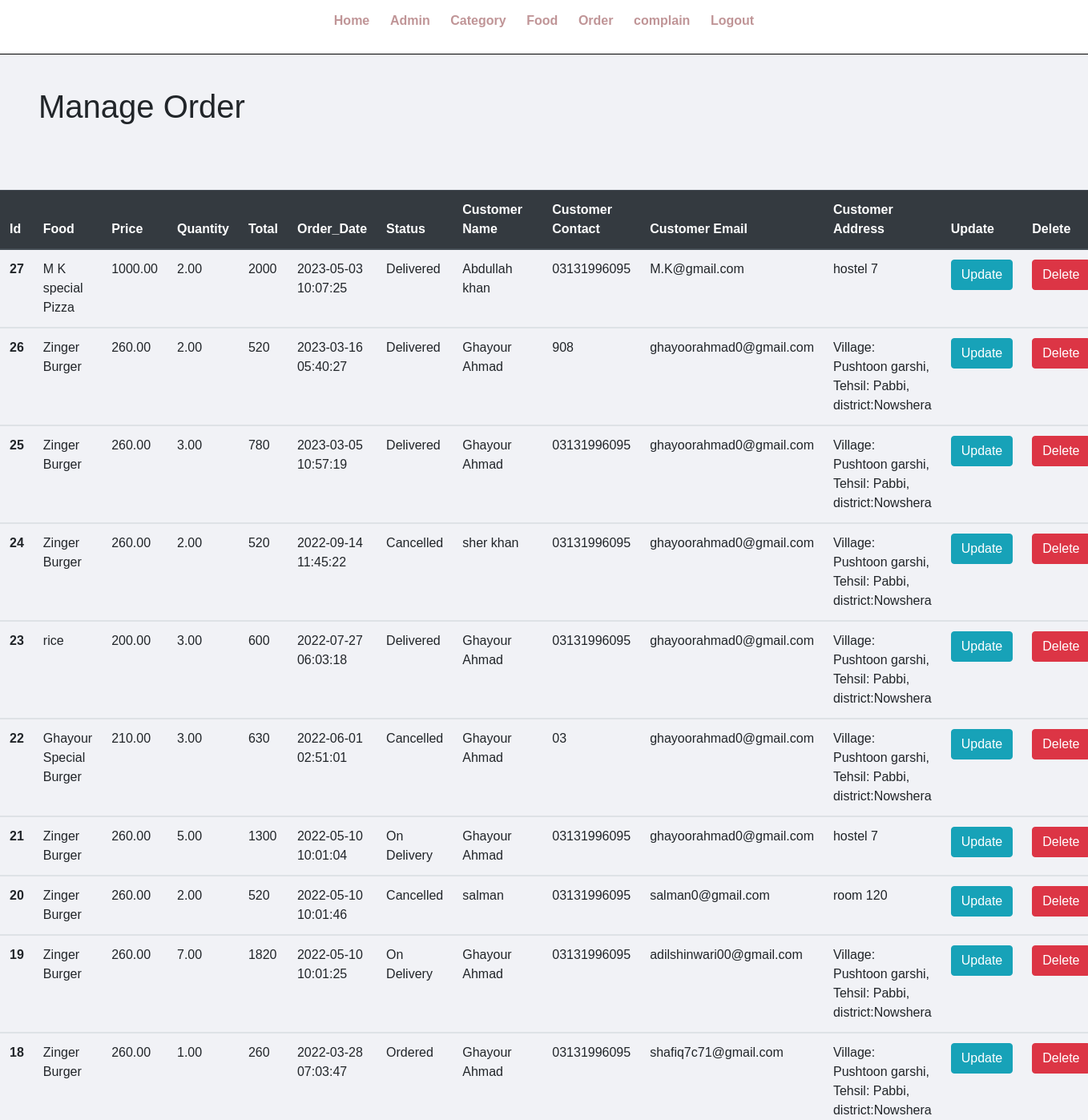
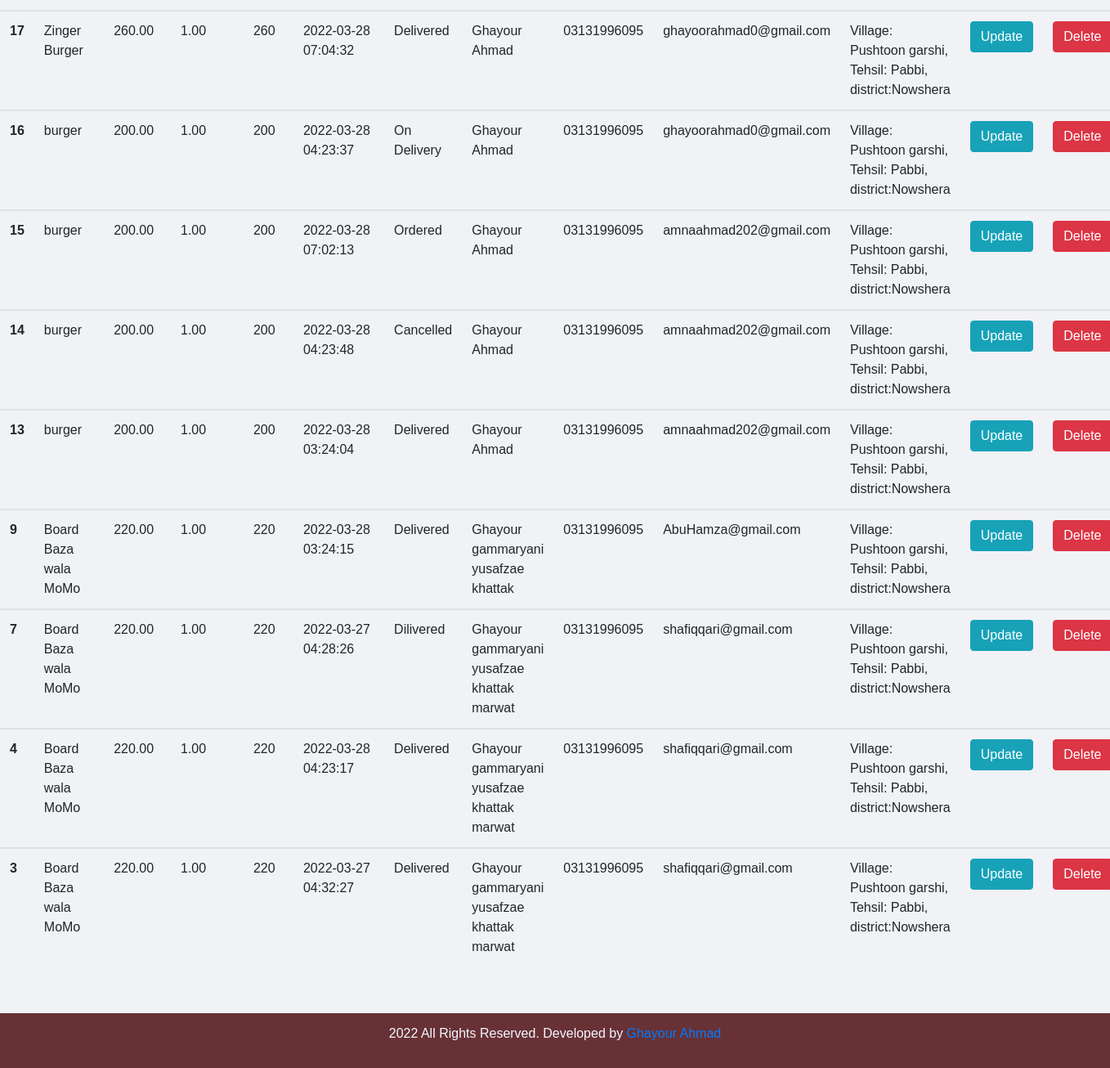
/admin/manage-Order.php, run on an earlier commit of the app's database (2 pictures, top to bottom).
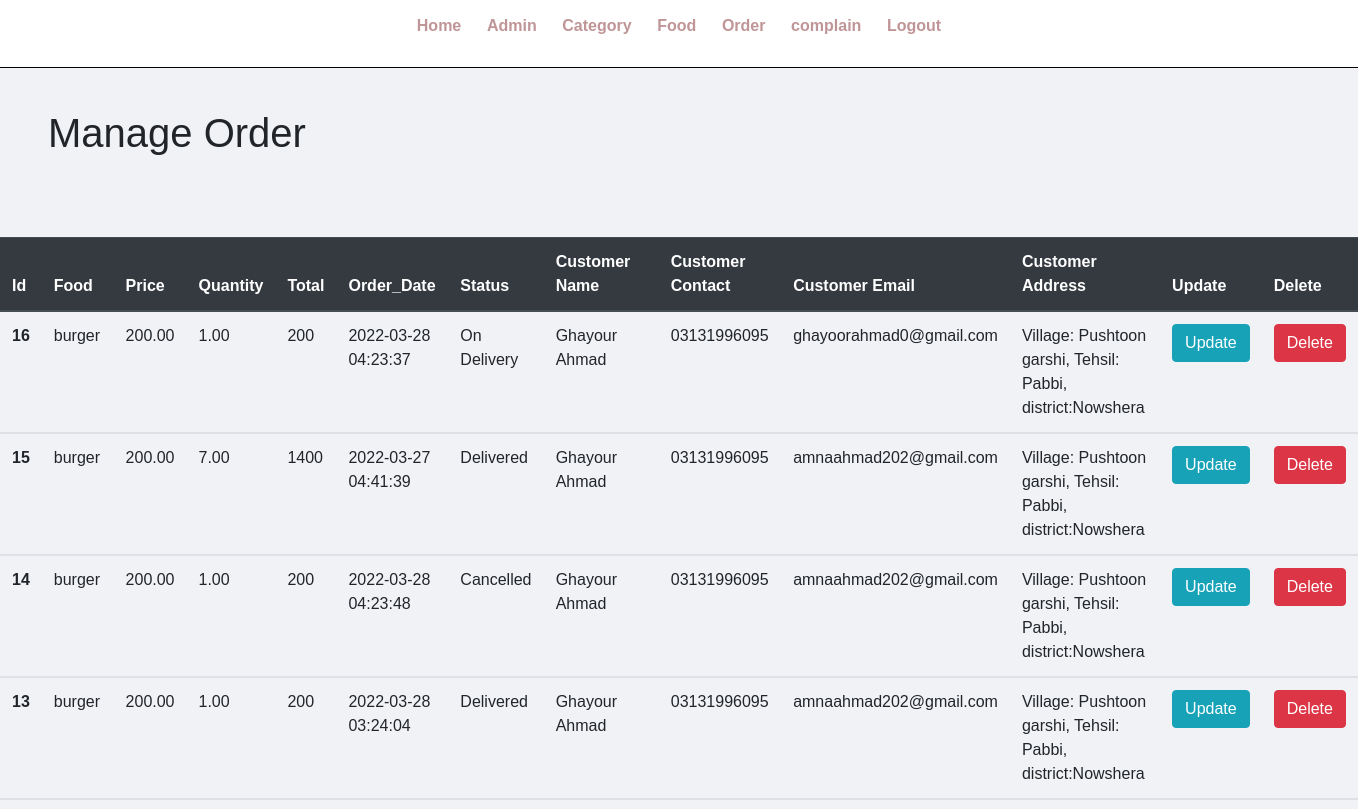
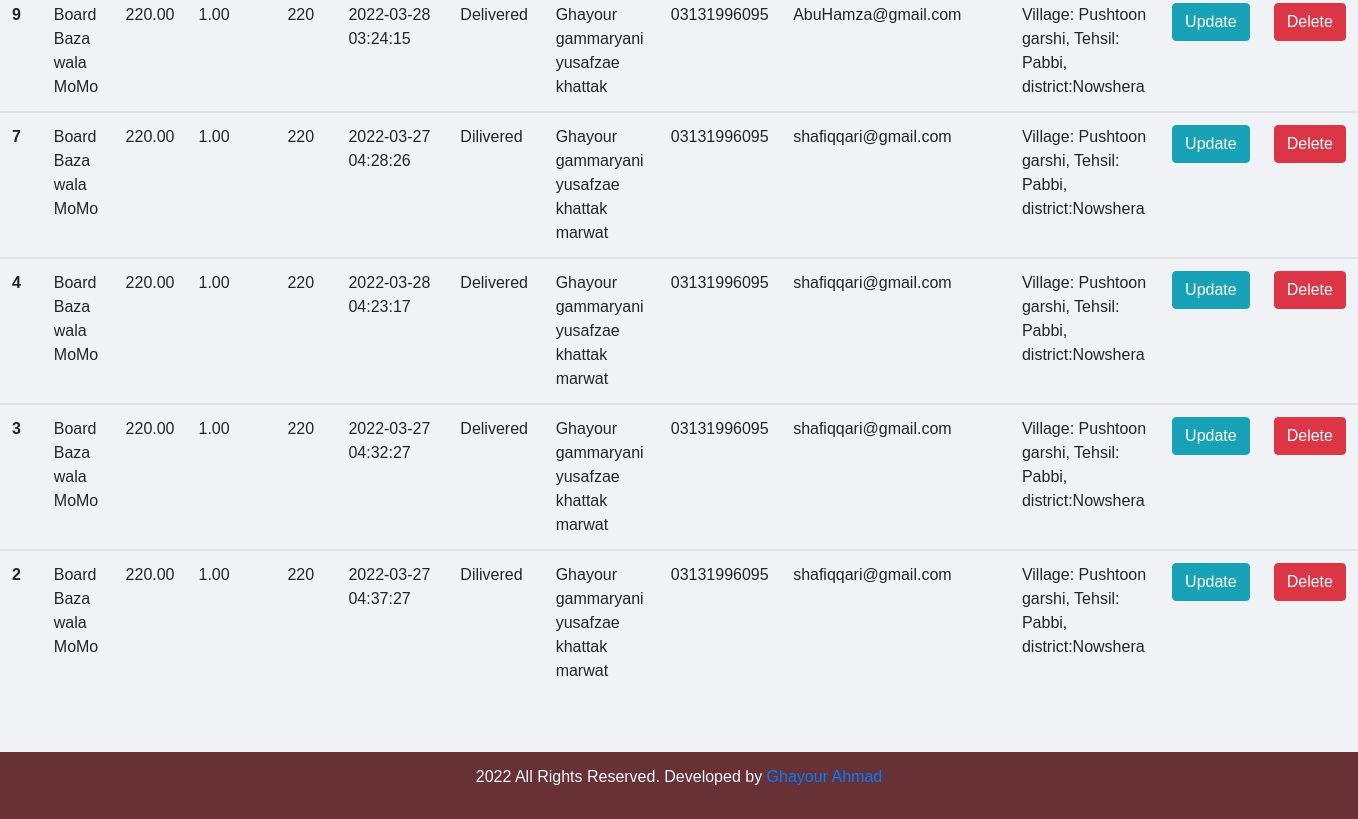
And on a later commit of the database (2 pictures, top to bottom).
### tables this page shows
CREATE TABLE `tbl_order` (
  `id` int(10) UNSIGNED NOT NULL,
  `food` varchar(150) NOT NULL,
  `price` varchar(255) NOT NULL,
  `qty` decimal(10,2) NOT NULL,
  `total` varchar(255) NOT NULL,
  `order_date` datetime NOT NULL,
  `status` varchar(50) NOT NULL,
  `customer_name` varchar(150) NOT NULL,
  `customer_contact` varchar(20) NOT NULL,
  `customer_email` varchar(150) NOT NULL,
  `customer_address` varchar(255) NOT NULL
);

### admin/manage-Order.php (the view)
<?php  include "include/menu.php" ?>
<?php include('../config/connection.php');    ?>
    <div class="main-content">
        <div class="">
            <h1 class="ml-5 ">Manage Order</h1>
            <br>
    <br><br>
    <table class="table">
  <thead class="thead-dark">
    <tr>
      <th scope="col">Id</th>
      <th scope="col">Food</th>
      <th scope="col">Price</th>
      <th scope="col">Quantity</th>
      <th scope="col">Total</th>
      <th scope="col">Order_Date</th>
      <th scope="col">Status</th>
      <th scope="col">Customer Name</th>
      <th scope="col">Customer Contact</th>
      <th scope="col">Customer Email</th>
      <th scope="col">Customer Address</th>
      <th scope="col">Update</th>
      <th scope="col">Delete</th>
    </tr>
  <?php
      $sql="SELECT * FROM tbl_order ORDER BY id DESC ";
      $result=mysqli_query($connection,$sql);
      while($row=mysqli_fetch_array($result)){
  ?>
  </thead>
  <tbody>
    <tr>
      <th scope="row"><?php echo $row['id'] ?></th>
      <td><?php echo $row['food'] ?></td>
      <td><?php echo $row['price'] ?></td>
      <td><?php echo $row['qty'] ?></td>
      <td><?php echo $row['total'] ?></td>
      <td><?php echo $row['order_date'] ?></td>
      <td><?php echo $row['status'] ?></td>
      <td><?php echo $row['customer_name'] ?></td>
      <td><?php echo $row['customer_contact'] ?></td>
      <td><?php echo $row['customer_email'] ?></td>
      <td><?php echo $row['customer_address'] ?></td>
      <td> <a class="btn btn-info" href="update-order.php?id=<?php echo $row["id"];?>">Update</a>  </td>
      <td><a class="btn btn-danger" href="delete-order.php?id=<?php echo $row["id"]?>" onclick="return confirm('Are you sure to Delete the Data?');">Delete</a></td>
    </tr>
  <?php  }  ?>
  </tbody>
  </table>
        </div>
    </div>
    <?php
    include "include/footer.php"
    ?>

### admin/include/menu.php (shortened to what this page needs)
<!DOCTYPE html>
<html lang="en">
<head>
    <link rel="stylesheet" type="text/css" href="../bootstrap/css/bootstrap.min.css">
    <link rel="stylesheet" href="../css/a.css">
</head>
<body>
    <div class="menu text-center">
        <div class="wrapper">
            <ul>
                <li> <a href="index.php">Home</a> </li>
                <li> <a href="manage-admin.php">Admin </a> </li>
                <li> <a href="manage-category.php">Category</a> </li>
                <li> <a href="manage-food.php">Food</a> </li>
                <li> <a href="manage-order.php">Order</a> </li>
                <li> <a href="manage-complain.php">complain</a> </li>
                <li> <a href="logout.php">Logout</a> </li>
            </ul>
        </div>
    </div>

### admin/include/footer.php
<div class="footer">
        <div class="wrapper">
            <p class="text-center">2022 All Rights Reserved. Developed by <a href="">Ghayour Ahmad</a> </p>
        </div>
    </div>
</body>
</html>

### css/a.css (style rules this page uses)
* { margin: 0; padding: 0; font-family: Arial, Helvetica, sans-serif; }
.wrapper { padding: 1%; width: 80%; margin: 0 auto; }
.text-center { text-align: center; }
.menu { border-bottom: 1px solid black; }
.menu ul { list-style-type: none; }
.menu ul li { display: inline; padding: 1%; }
.menu ul li a { text-decoration: none; font-weight: bold; color: #c09597; }
.main-content { padding: 3% 0; background-color: #f1f2f6; }
.footer { background-color: #683135; color: aliceblue; }

What changed in the data, as far as the page shows it:
removed tbl_order: id "27", food "M K special Pizza", price "1000.00", qty "2.00", total "2000", order_date "2023-05-03 10:07:25", status "Delivered", customer_name "Abdullah khan", customer_contact "03131996095", customer_email "M.K@gmail.com", customer_address "hostel 7"
removed tbl_order: id "26", food "Zinger Burger", price "260.00", qty "2.00", total "520", order_date "2023-03-16 05:40:27", status "Delivered", customer_name "Ghayour Ahmad", customer_contact "908", customer_email "ghayoorahmad0@gmail.com", customer_address "Village: Pushtoon garshi, Tehsil: Pabbi, district:Nowshera"
removed tbl_order: id "25", food "Zinger Burger", price "260.00", qty "3.00", total "780", order_date "2023-03-05 10:57:19", status "Delivered", customer_name "Ghayour Ahmad", customer_contact "03131996095", customer_email "ghayoorahmad0@gmail.com", customer_address "Village: Pushtoon garshi, Tehsil: Pabbi, district:Nowshera"
removed tbl_order: id "24", food "Zinger Burger", price "260.00", qty "2.00", total "520", order_date "2022-09-14 11:45:22", status "Cancelled", customer_name "sher khan", customer_contact "03131996095", customer_email "ghayoorahmad0@gmail.com", customer_address "Village: Pushtoon garshi, Tehsil: Pabbi, district:Nowshera"
removed tbl_order: id "23", food "rice", price "200.00", qty "3.00", total "600", order_date "2022-07-27 06:03:18", status "Delivered", customer_name "Ghayour Ahmad", customer_contact "03131996095", customer_email "ghayoorahmad0@gmail.com", customer_address "Village: Pushtoon garshi, Tehsil: Pabbi, district:Nowshera"
removed tbl_order: id "22", food "Ghayour Special Burger", price "210.00", qty "3.00", total "630", order_date "2022-06-01 02:51:01", status "Cancelled", customer_name "Ghayour Ahmad", customer_contact "03", customer_email "ghayoorahmad0@gmail.com", customer_address "Village: Pushtoon garshi, Tehsil: Pabbi, district:Nowshera"
removed tbl_order: id "21", food "Zinger Burger", price "260.00", qty "5.00", total "1300", order_date "2022-05-10 10:01:04", status "On Delivery", customer_name "Ghayour Ahmad", customer_contact "03131996095", customer_email "ghayoorahmad0@gmail.com", customer_address "hostel 7"
removed tbl_order: id "20", food "Zinger Burger", price "260.00", qty "2.00", total "520", order_date "2022-05-10 10:01:46", status "Cancelled", customer_name "salman", customer_contact "03131996095", customer_email "salman0@gmail.com", customer_address "room 120"
removed tbl_order: id "19", food "Zinger Burger", price "260.00", qty "7.00", total "1820", order_date "2022-05-10 10:01:25", status "On Delivery", customer_name "Ghayour Ahmad", customer_contact "03131996095", customer_email "adilshinwari00@gmail.com", customer_address "Village: Pushtoon garshi, Tehsil: Pabbi, district:Nowshera"
removed tbl_order: id "18", food "Zinger Burger", price "260.00", qty "1.00", total "260", order_date "2022-03-28 07:03:47", status "Ordered", customer_name "Ghayour Ahmad", customer_contact "03131996095", customer_email "shafiq7c71@gmail.com", customer_address "Village: Pushtoon garshi, Tehsil: Pabbi, district:Nowshera"
removed tbl_order: id "17", food "Zinger Burger", price "260.00", qty "1.00", total "260", order_date "2022-03-28 07:04:32", status "Delivered", customer_name "Ghayour Ahmad", customer_contact "03131996095", customer_email "ghayoorahmad0@gmail.com", customer_address "Village: Pushtoon garshi, Tehsil: Pabbi, district:Nowshera"
changed tbl_order id 15: qty "1.00" → "7.00"; total "200" → "1400"; order_date "2022-03-28 07:02:13" → "2022-03-27 04:41:39"; status "Ordered" → "Delivered"
added tbl_order: id "2", food "Board Baza wala MoMo", price "220.00", qty "1.00", total "220", order_date "2022-03-27 04:37:27", status "Dilivered", customer_name "Ghayour gammaryani yusafzae khattak marwat", customer_contact "03131996095", customer_email "shafiqqari@gmail.com", customer_address "Village: Pushtoon garshi, Tehsil: Pabbi, district:Nowshera"
